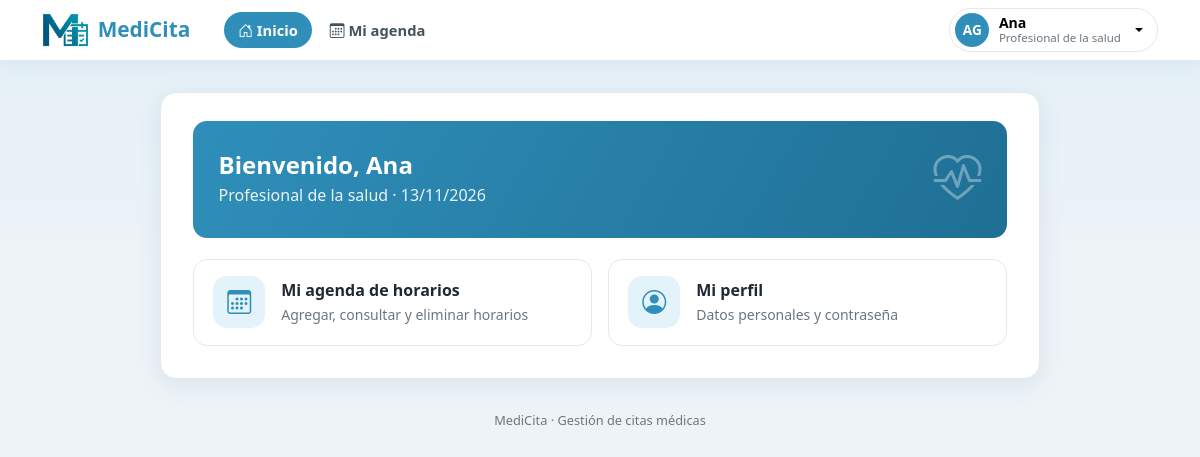
Screenshot of /panel/ (signed in) with the database file from the repository.
### usuarios/models.py (models this page shows, shortened)
class Usuario(AbstractUser):
    class Rol(models.TextChoices):
        PACIENTE = "PACIENTE", "Paciente"
        PROFESIONAL = "PROFESIONAL", "Profesional de la salud"
        PERSONAL = "PERSONAL", "Personal administrativo"
        ADMIN = "ADMIN", "Administrador del sistema"
    username = None
    email = models.EmailField("correo electrónico", unique=True)
    documento = models.CharField("documento de identidad", max_length=20, unique=True)
    telefono = models.CharField("teléfono", max_length=20, blank=True)
    fecha_nacimiento = models.DateField("fecha de nacimiento", null=True, blank=True)
    rol = models.CharField(max_length=12, choices=Rol.choices, default=Rol.PACIENTE)
    USERNAME_FIELD = "email"
    REQUIRED_FIELDS = ["first_name", "last_name", "documento"]
    objects = UsuarioManager()

### usuarios/views.py (the view)
# urls.py: path("panel/", views.panel, name="panel"),
@login_required
def panel(request):
    return render(request, "usuarios/panel.html")

### usuarios/context.py (called while the page is built)
def paciente_gestionado(request):
    usuario = getattr(request, "user", None)
    if usuario is not None and usuario.is_authenticated and usuario.rol == Usuario.Rol.PERSONAL:
        pk = request.session.get("paciente_gestionado")
        if pk:
            return {"paciente_gestionado": Usuario.objects.filter(pk=pk, rol=Usuario.Rol.PACIENTE).first()}
    return {}

### templates/usuarios/panel.html (shortened to what this page needs)
{% extends "base_app.html" %}
{% block cuerpo %}
<div class="mc-hero">
  <div>
    <h1>Bienvenido, {{ user.first_name }}</h1>
    <p>{{ user.get_rol_display }} · {% now "d/m/Y" %}</p>
  </div>
  <i class="bi bi-heart-pulse mc-hero-icon"></i>
</div>
<div class="row g-3">
{% if user.rol == 'PACIENTE' %}
  <div class="col-md-6"><a class="mc-tile" href="{% url 'horarios' %}"><span class="mc-tile-icon"><i class="bi bi-calendar-plus"></i></span><span><strong>Consultar disponibilidad</strong><small>Busca horarios y reserva tu cita</small></span></a></div>
  <div class="col-md-6"><a class="mc-tile" href="{% url 'mis_citas' %}"><span class="mc-tile-icon"><i class="bi bi-journal-medical"></i></span><span><strong>Mis citas</strong><small>Historial, cancelar o reprogramar</small></span></a></div>
{% elif user.rol == 'PERSONAL' %}
  <div class="col-md-6"><a class="mc-tile" href="{% url 'paciente_buscar' %}"><span class="mc-tile-icon"><i class="bi bi-person-lines-fill"></i></span><span><strong>Gestionar citas de un paciente</strong><small>Buscar por documento y agendar</small></span></a></div>
{% elif user.rol == 'PROFESIONAL' %}
  <div class="col-md-6"><a class="mc-tile" href="{% url 'agenda' %}"><span class="mc-tile-icon"><i class="bi bi-calendar3"></i></span><span><strong>Mi agenda de horarios</strong><small>Agregar, consultar y eliminar horarios</small></span></a></div>
{% endif %}
  <div class="col-md-6"><a class="mc-tile" href="{% url 'perfil' %}"><span class="mc-tile-icon"><i class="bi bi-person-circle"></i></span><span><strong>Mi perfil</strong><small>Datos personales y contraseña</small></span></a></div>
</div>
{% endblock %}

### templates/_topbar.html (shortened to what this page needs)
{% load static %}{% with u=request.resolver_match.url_name %}
<nav class="navbar navbar-expand-lg mc-nav">
  <div class="container-xl">
    <a class="navbar-brand mc-nav-brand" href="{% url 'panel' %}">
      <img src="{% static 'img/logo.png' %}" alt="" style="height:34px;width:auto" class="mc-logo" draggable="false"><span>MediCita</span>
    </a>
    <div class="collapse navbar-collapse" id="mcNav">
      <ul class="navbar-nav me-auto mb-2 mb-lg-0 ms-lg-3">
        <li class="nav-item"><a class="nav-link {% if u == 'panel' %}active{% endif %}" href="{% url 'panel' %}"><i class="bi bi-house-door"></i> Inicio</a></li>
        {% if user.rol == 'PACIENTE' %}
          <li class="nav-item"><a class="nav-link {% if u == 'horarios' or u == 'cita_nueva' or u == 'cita_confirmacion' %}active{% endif %}" href="{% url 'horarios' %}"><i class="bi bi-calendar-plus"></i> Disponibilidad</a></li>
          <li class="nav-item"><a class="nav-link {% if u == 'mis_citas' or u == 'cita_cancelar' or u == 'cita_reprogramar' %}active{% endif %}" href="{% url 'mis_citas' %}"><i class="bi bi-journal-medical"></i> Mis citas</a></li>
        {% elif user.rol == 'PROFESIONAL' %}
          <li class="nav-item"><a class="nav-link {% if u == 'agenda' %}active{% endif %}" href="{% url 'agenda' %}"><i class="bi bi-calendar3"></i> Mi agenda</a></li>
        {% endif %}
      </ul>
      <div class="dropdown">
        <button class="mc-user dropdown-toggle" type="button" data-bs-toggle="dropdown" aria-expanded="false">
          <span class="mc-avatar">{{ user.first_name|slice:":1" }}{{ user.last_name|slice:":1" }}</span>
          <span class="mc-user-info"><strong>{{ user.first_name }}</strong><small>{{ user.get_rol_display }}</small></span>
        </button>
      </div>
    </div>
  </div>
</nav>
{% endwith %}

### static/css/style.css (style rules this page uses)
:root { --mc: #2f8fba; --mc-dark: #1f6f94; --mc-light: #e3f3f9; --ink: #1f2933; --muted: #6b7780; --line: #e3e8ed; }
body { background: #eef3f7 linear-gradient(180deg, #e3f0f7 0, #eef3f7 280px) no-repeat; font-family: "Segoe UI", system-ui, -apple-system, sans-serif; color: var(--ink); min-height: 100vh; }
a { color: var(--mc-dark); }
.mc-nav { background: #fff; box-shadow: 0 1px 0 var(--line), 0 6px 18px rgba(31, 111, 148, .07); padding: .5rem 0; position: sticky; top: 0; z-index: 1030; }
.mc-nav-brand { display: flex; align-items: center; gap: .55rem; font-weight: 700; color: var(--mc) !important; font-size: 1.3rem; }
.mc-nav .nav-link { color: #44525c; font-weight: 600; font-size: .92rem; border-radius: 999px; padding: .45rem .9rem !important; margin: 0 .1rem; }
.mc-nav .nav-link.active { background: var(--mc); color: #fff; }
.mc-user { display: flex; align-items: center; gap: .6rem; background: #fff; border: 1px solid var(--line); border-radius: 999px; padding: .25rem .9rem .25rem .3rem; }
.mc-avatar { width: 34px; height: 34px; border-radius: 50%; background: var(--mc); color: #fff; font-weight: 700; font-size: .85rem; display: grid; place-items: center; text-transform: uppercase; }
.mc-user-info { display: flex; flex-direction: column; text-align: left; line-height: 1.15; }
.mc-user-info strong { font-size: .88rem; }
.mc-user-info small { color: var(--muted); font-size: .72rem; }
.mc-hero { background: linear-gradient(120deg, var(--mc), var(--mc-dark)); color: #fff; border-radius: 14px; padding: 1.4rem 1.6rem; margin-bottom: 1.3rem; display: flex; justify-content: space-between; align-items: center; }
.mc-hero h1 { font-size: 1.5rem; font-weight: 700; margin: 0 0 .2rem; border: 0; padding: 0; }
.mc-hero p { margin: 0; opacity: .9; }
.mc-hero-icon { font-size: 3rem; opacity: .35; }
.mc-tile { display: flex; align-items: center; gap: 1rem; padding: 1.05rem 1.2rem; border: 1px solid var(--line); border-radius: 14px; background: #fff; color: var(--ink); text-decoration: none; transition: all .15s; height: 100%; }
.mc-tile-icon { width: 52px; height: 52px; border-radius: 14px; background: var(--mc-light); color: var(--mc); display: grid; place-items: center; font-size: 1.5rem; flex-shrink: 0; }
.mc-tile strong { display: block; font-size: 1rem; }
.mc-tile small { color: var(--muted); }
.mc-logo { -webkit-user-drag: none; user-select: none; -webkit-user-select: none; pointer-events: none; }

### rows the page displays
Usuario: first_name "A", last_name "G", first_name "Ana", rol "Profesional de la salud"
